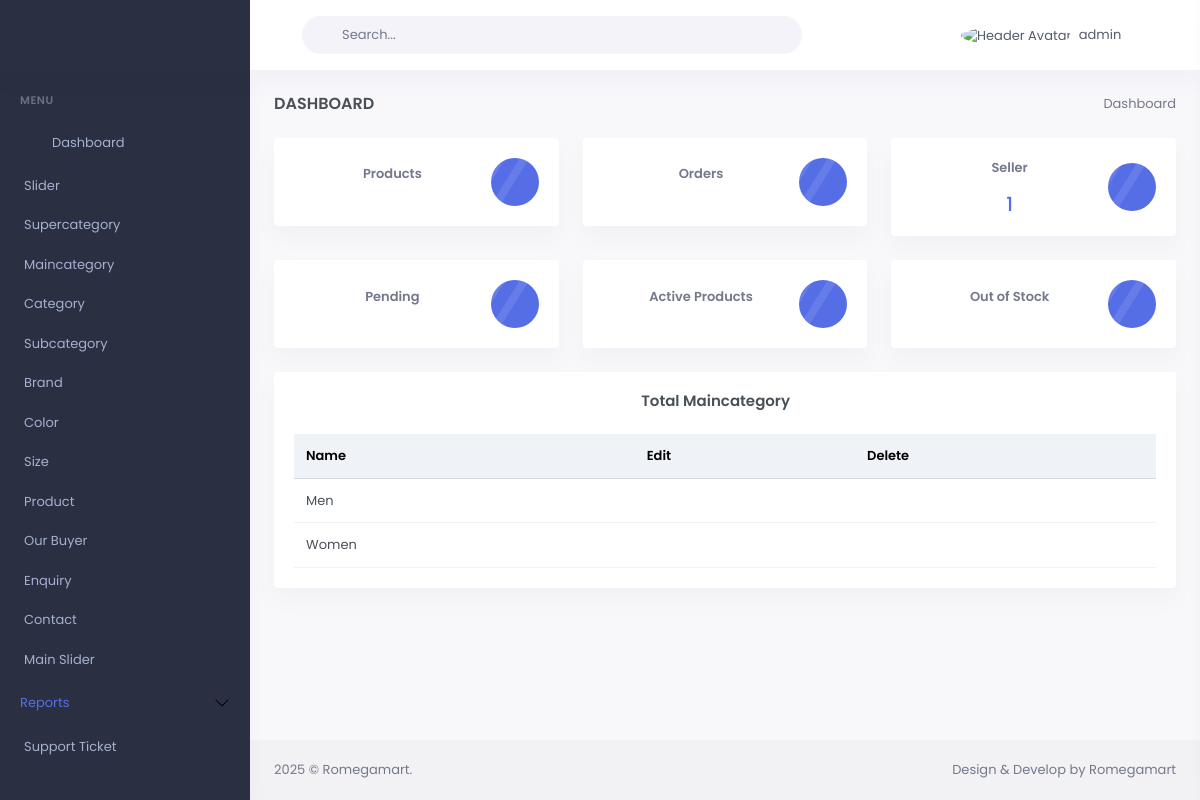
The app's page /maincategory/ (signed in), older data.
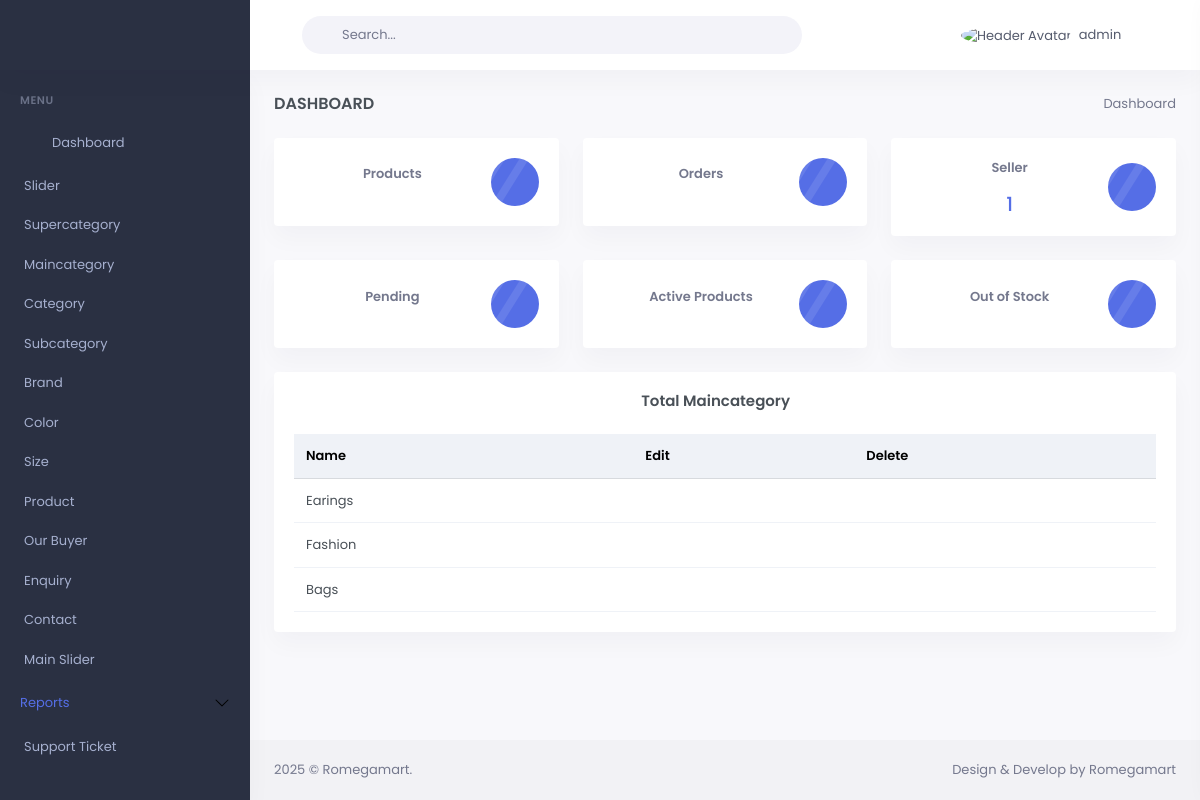
The same page, newer data.
### mainApp/models.py (models this page shows, shortened)
class Maincategory(models.Model):
    id = models.AutoField(primary_key=True)
    name = models.CharField(max_length=200, unique=True)
    slug = models.SlugField(max_length=200, unique=True)
    image = models.URLField(max_length=1024)
    title=models.CharField(max_length=100,default='',null=True,blank=True)
    description=models.TextField(default='',null=True,blank=True)

### mainApp/backend.py (the view)
# urls.py: path('maincategory/',backend.maincategory_page),
@login_required(login_url='/admin-login/')
@user_passes_test(is_superuser, login_url='/admin-login/')
def maincategory_page(Request):
    if not Request.user.is_superuser:
        return HttpResponseForbidden("You don't have permission to access this page.")
    else:
        maincategory=Maincategory.objects.all().order_by('id').reverse()
        return render(Request,'backend/maincategory.html',{'maincategory':maincategory})

### mainApp/backend.py (called while the page is built)
def is_superuser(user):
    return user.is_superuser

### mainApp/templates/backend/maincategory.html (shortened to what this page needs)
{% extends 'backend/index.html' %}
{% load static %}
{% block body %}
<div class="row">
    <div class="col-lg-12">
        <div class="card">
            <div class="card-body">
                <h4 class="card-title mb-4 text-center">
                    Total Maincategory
                    <span><a href="/add-maincategory"> &nbsp;<i class="fa fa-plus" aria-hidden="true"></i></a></span>
                </h4>
                <div class="table-responsive">
                    <table class="table align-middle table-nowrap mb-0" id="productTable">
                        <thead class="table-light">
                            <tr>
                                <th class="align-middle">Name</th>
                                <th>Edit</th>
                                <th>Delete</th>
                            </tr>
                        </thead>
                        <tbody>
                            {% for item in maincategory %}
                            <tr>
                                <td>
                                    {{ item.name }}
                                </td>
                                <td>
                                    <a href="/update-maincategory/{{ item.id }}"><i class="fa fa-edit"></i></a>
                                </td>
                                <td>
                                    <a href="#" onclick="confirmDelete('{{ item.id }}')">
                                        <i class="fa fa-trash text-danger"></i>
                                    </a>
                                </td>
                            </tr>
                            {% endfor %}
                        </tbody>
                    </table>
                </div>
            </div>
        </div>
    </div>
</div>
{% endblock %}

Row changes from the older to the newer data that the page shows:
added Maincategory: name "Earings"
changed Maincategory: name "Men" → "Fashion"
changed Maincategory: name "Women" → "Bags"
